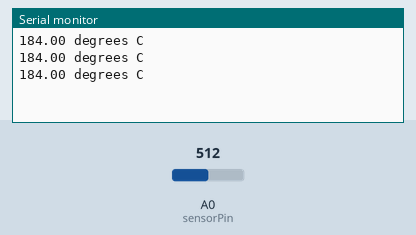
The sketch below on a simulated Arduino Uno, built with avr-gcc and run on an emulated ATmega328P. On the bench: the last lines printed to the serial monitor. Inputs (shaded band) come from the test bench; at power-on: A0 (sensorPin) = 512.

Above: at 1.3 s.
1.4 s: A0 (sensorPin) set to 716
At 1.9 s:
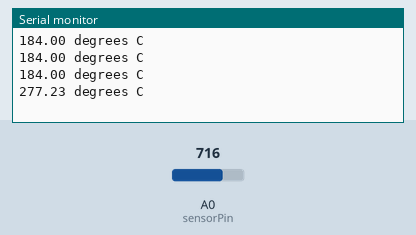
2.9 s: A0 (sensorPin) set to 900
At 3.4 s:
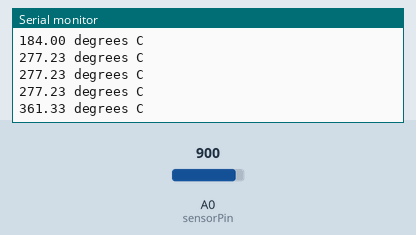
Timing chart, 0 to 5.9 s (numbered marks = the images above; inputs shaded):
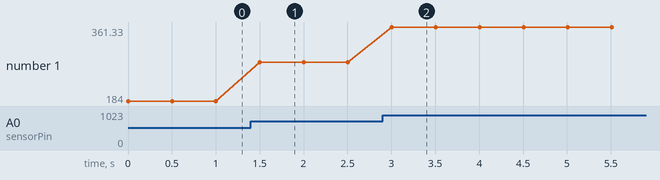

Measured:
- after the input at 1.4 s, the serial monitor: prints a new line after 0.10 s (image 1)
- after the input at 2.9 s, the serial monitor: prints a new line after 0.10 s (image 2)
- plotted number 1: 184 → 277.23 after the input at 1.4 s, 277.23 → 361.33 after the input at 2.9 s

The sketch:

circuit_51.ino
```cpp
int sensorPin = A0;
int reading;
float voltage;
float tempC;

void setup()
{
  Serial.begin(9600);
}

void loop()
{
  reading = analogRead(sensorPin);
  voltage = reading * 4.68;
  voltage = voltage / 1024.0;
  tempC = (voltage - 0.5) * 100;
  Serial.print(tempC);
  Serial.println(" degrees C \n");
  delay(500);
}
```
